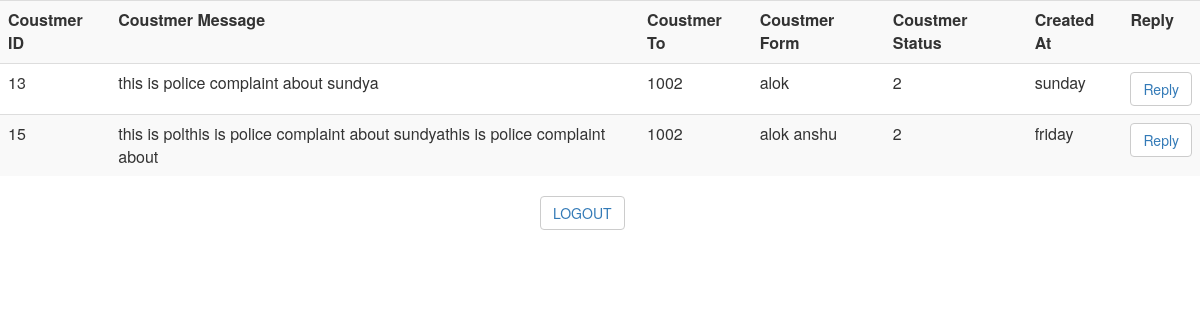
Page /police.php (signed in) on the committed database.
### tables this page shows
CREATE TABLE `complaint` (
  `u_id` int(100) NOT NULL,
  `c_id` int(100) NOT NULL,
  `c_msg` text,
  `c_to` varchar(50) DEFAULT NULL,
  `c_from` varchar(50) DEFAULT NULL,
  `c_status` varchar(20) DEFAULT '0=read,1=unread',
  `created_at` varchar(30) DEFAULT NULL
);

### police.php (the view, shortened to what this page needs)
<?php
 if(!isset($_SESSION['u_police'])){
	 header("location: index.php");
   }else{
 ?>
<head>
   <link href="css/bootstrap.css" rel="stylesheet">
   <link href="css/costom_com.css" rel="stylesheet">
</head>
<body>
<?php include("db.php"); ?>
<form method="post" id="form_poloce" action="police.php">
     <table class="table table-striped">
	<tr>
     <th> Coustmer ID</th>
	 <th> Coustmer Message </th>
	 <th> Coustmer To </th>
	 <th> Coustmer Form </th>
	 <th> Coustmer Status </th>
	 <th> Created At </th>
	 <th> Reply </th>
	</tr>
	<?php
	$query = mysqli_query($con,"select * from complaint where c_to = 1002 ");
	while($row = mysqli_fetch_array($query)){
	  $u_id = $row['u_id'];
	  $id = $row['c_id'];
      $message = $row['c_msg'];
      $to = $row['c_to'];
	  $from = $row['c_from'];
	  $status = $row['c_status'];
	  $date = $row['created_at'];
	?>
	<tr>
	 <td><?php echo $id; ?></td>
	 <td><?php echo $message; ?></td>
	 <td><?php echo $to; ?></td>
	 <td><?php echo $from; ?></td>
	 <td><?php echo $status; ?></td>
	 <td><?php echo $date; ?></td>
	 <td><button class="btn btn-default"  name="reply" type="submit"><a href="reply.php?reply=<?php echo $u_id; ?>">Reply</a></button></td>
	</tr>
	<?php } ?>
    </table>
	<button type="submit" name="logout" id="button_police" class="btn btn-default"><a href="logout.php">LOGOUT</a></button>
</form>
</body>
<?php
if(isset($_POST['reply'])){ ?>
   <?php } }?>

### css/costom_com.css (style rules this page uses)
#button_police { margin:0% 45%; }

### rows in the picture
complaint: c_id "13", c_msg "this is police complaint about sundya", c_to "1002", c_from "alok", c_status "2", created_at "sunday"
complaint: c_id "15", c_msg "this is polthis is police complaint about sundyathis is police complaint about", c_to "1002", c_from "alok anshu", c_status "2", created_at "friday"
